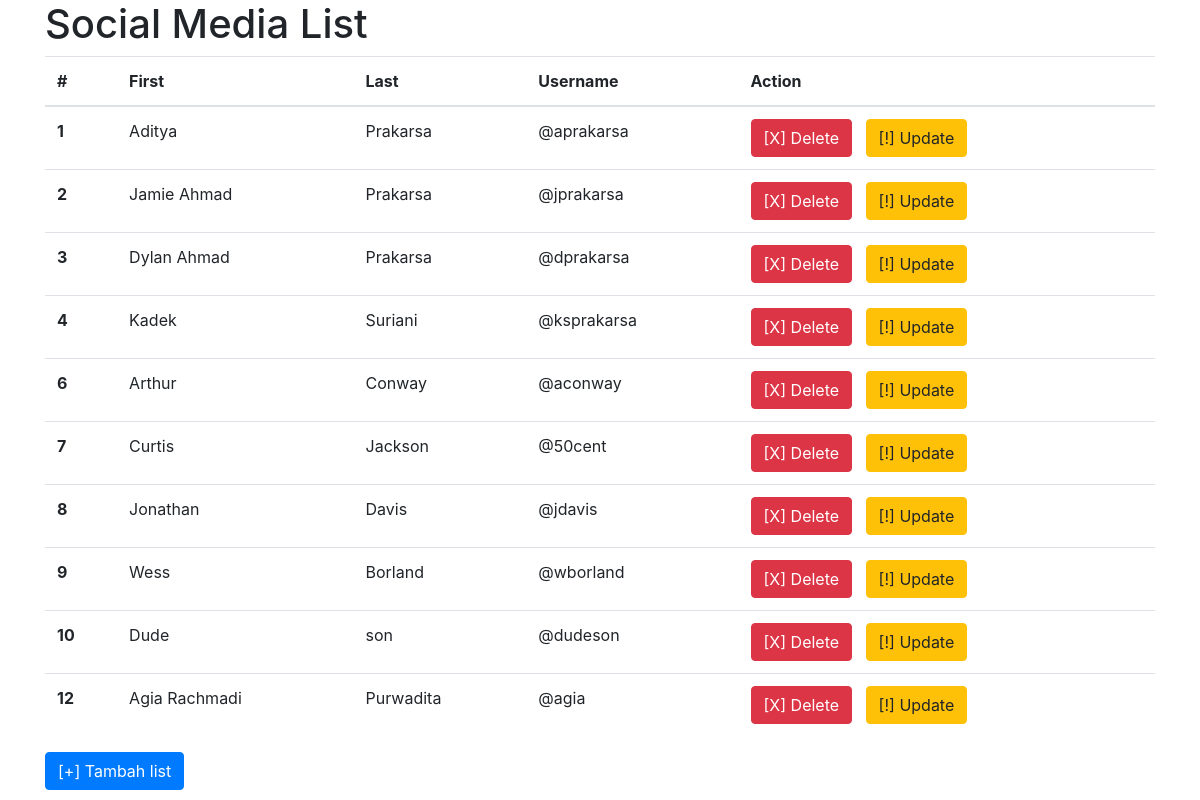
Screenshot of /blog/ with the database file from the repository.
### blog/models.py (models this page shows, shortened)
class Instagram(models.Model):
	nama_depan = models.CharField(max_length=50)
	nama_belakang = models.CharField(max_length=100)
	username = models.CharField(max_length=100)

### blog/views.py (the view)
def list(request):
	akun = Instagram.objects.all()
	context = {
			'page_title': 'Social Media List',
			'akun_all': akun,
	}
	return render(request, 'blog/list.html', context)

### blog/templates/blog/list.html (shortened to what this page needs)
{% extends "base.html" %}
{% block contents %}
	<h1>{{page_title}}</h1>
	<table class="table">
	  <thead>
	    <tr>
	      <th scope="col">#</th>
	      <th scope="col">First</th>
	      <th scope="col">Last</th>
	      <th scope="col">Username</th>
	      <th scope="col">Action</th>
	    </tr>
	  </thead>
	  <tbody>
	    {% for akun in akun_all  %}
	    	<tr>
	    		<th scope="row">{{akun.id}}</th>
		      	<td>{{akun.nama_depan}}</td>
		      	<td>{{akun.nama_belakang}}</td>
		      	<td>{{akun.username}}</td>
		      	<td>
		      		<a class="btn btn-danger" href="{% url 'blog:delete' akun.id %}">[X] Delete</a>&nbsp;&nbsp;
		      		<a class="btn btn-warning" href="{% url 'blog:update' akun.id %}">[!] Update</a>
		      	</td>
	    	</tr>
	    {% endfor %}
	  </tbody>
	</table>
	<a class="btn btn-primary" href="{% url 'blog:create' %}">[+] Tambah list</a>
{% endblock contents %}

### templates/base.html (shortened to what this page needs)
<!doctype html>
<html lang="en">
  <head>
    <link rel="stylesheet" href="https://stackpath.bootstrapcdn.com/bootstrap/4.1.3/css/bootstrap.min.css">
  </head>
  <body>
    <div class="container">
    	{% block contents %}
    	{% endblock contents %}
    </div>
  </body>
</html>

### rows the page displays
Instagram: id "1", nama_depan "Aditya", nama_belakang "Prakarsa", username "@aprakarsa"
Instagram: id "2", nama_depan "Jamie Ahmad", nama_belakang "Prakarsa", username "@jprakarsa"
Instagram: id "3", nama_depan "Dylan Ahmad", nama_belakang "Prakarsa", username "@dprakarsa"
Instagram: id "4", nama_depan "Kadek", nama_belakang "Suriani", username "@ksprakarsa"
Instagram: id "6", nama_depan "Arthur", nama_belakang "Conway", username "@aconway"
Instagram: id "7", nama_depan "Curtis", nama_belakang "Jackson", username "@50cent"
Instagram: id "8", nama_depan "Jonathan", nama_belakang "Davis", username "@jdavis"
Instagram: id "9", nama_depan "Wess", nama_belakang "Borland", username "@wborland"
Instagram: id "10", nama_depan "Dude", nama_belakang "son", username "@dudeson"
Instagram: id "12", nama_depan "Agia Rachmadi", nama_belakang "Purwadita", username "@agia"

### other values shown
{{ page_title }} "Social Media List"
